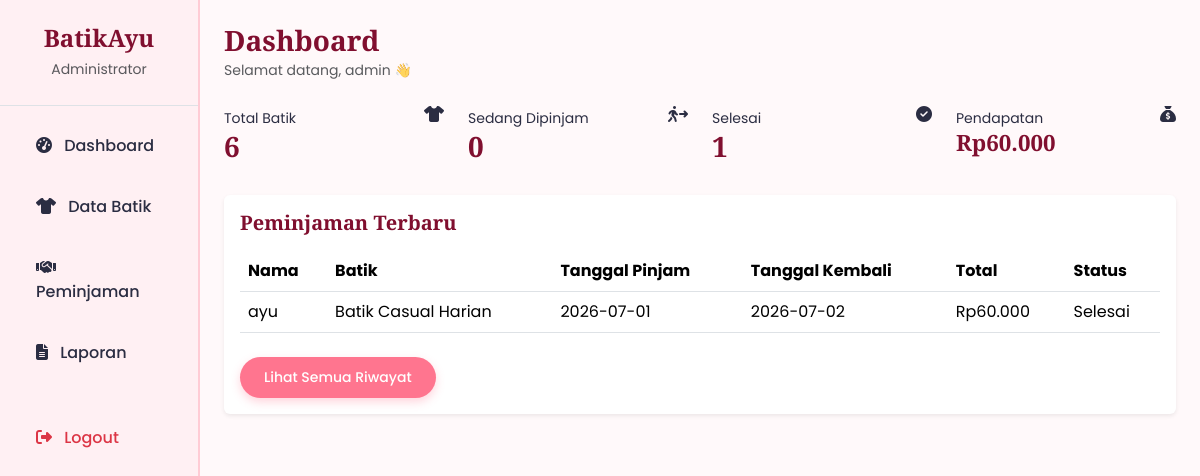
Screenshot of /admin/dashboard.php (signed in) with the database file from the repository.
### tables this page shows
CREATE TABLE `penyewaan` (
  `id` int(11) NOT NULL,
  `nama_penyewa` varchar(100) NOT NULL,
  `no_hp` varchar(20) NOT NULL,
  `batik_id` int(11) NOT NULL,
  `tanggal_pinjam` date NOT NULL,
  `tanggal_kembali` date NOT NULL,
  `jumlah_hari` int(11) NOT NULL,
  `total_harga` decimal(10,2) NOT NULL,
  `status_sewa` enum('Berlangsung','Selesai') NOT NULL DEFAULT 'Berlangsung',
  `created_at` timestamp NOT NULL DEFAULT current_timestamp()
);

CREATE TABLE `batik` (
  `id` int(11) NOT NULL,
  `nama_batik` varchar(100) NOT NULL,
  `ukuran` enum('S','M','L','XL') NOT NULL,
  `warna` varchar(50) NOT NULL,
  `harga_per_hari` decimal(10,2) NOT NULL,
  `status` enum('Tersedia','Sedang Dipinjam') NOT NULL DEFAULT 'Tersedia',
  `gambar` varchar(255) DEFAULT 'default.jpg',
  `deskripsi` text DEFAULT NULL,
  `created_at` timestamp NOT NULL DEFAULT current_timestamp()
);

### koneksi.php (called while the page is built, shortened)
<?php
function formatRupiah($angka) {
    return "Rp" . number_format($angka, 0, ',', '.');
}

### admin/dashboard.php (the view, shortened to what this page needs)
<?php
require_once '../koneksi.php';
$totalBatik = $pdo->query("SELECT COUNT(*) AS jumlah FROM batik")->fetch()['jumlah'];
$sedangDipinjam = $pdo->query("SELECT COUNT(*) AS jumlah FROM batik WHERE status = 'Sedang Dipinjam'")->fetch()['jumlah'];
$selesai = $pdo->query("SELECT COUNT(*) AS jumlah FROM penyewaan WHERE status_sewa = 'Selesai'")->fetch()['jumlah'];
$pendapatan = $pdo->query("SELECT COALESCE(SUM(total_harga), 0) AS total FROM penyewaan")->fetch()['total'];
$riwayatTerbaru = $pdo->query(
    "SELECT p.*, b.nama_batik FROM penyewaan p
     JOIN batik b ON p.batik_id = b.id
     ORDER BY p.created_at DESC LIMIT 5"
)->fetchAll();
?>
<!DOCTYPE html>
<html lang="id">
<head>
<link href="https://cdn.jsdelivr.net/npm/bootstrap@5.3.3/dist/css/bootstrap.min.css" rel="stylesheet">
<link rel="stylesheet" href="https://cdnjs.cloudflare.com/ajax/libs/font-awesome/6.5.1/css/all.min.css">
<link href="..assets/css/style.css" rel="stylesheet"> </head>
<body>
<div class="row g-0">
    <?php include 'sidebar.php'; ?> <div class="col-lg-10 col-md-9">
        <div class="container-fluid py-4 px-4">
            <div class="d-flex justify-content-between align-items-center mb-4">
                <div>
                    <h3 class="mb-0 text-red-dark">Dashboard</h3>
                    <small class="text-muted">Selamat datang, <?= htmlspecialchars($_SESSION['admin_username'] ?? 'Admin') ?> 👋</small>
                </div>
            </div>
            <div class="row g-4 mb-4">
                <div class="col-md-6 col-xl-3">
                    <div class="stat-card stat-pink">
                        <div class="d-flex justify-content-between">
                            <div>
                                <small>Total Batik</small>
                                <h3><?= $totalBatik ?></h3>
                            </div>
                            <i class="fa-solid fa-shirt stat-icon"></i>
                        </div>
                    </div>
                </div>
                <div class="col-md-6 col-xl-3">
                    <div class="stat-card stat-red">
                        <div class="d-flex justify-content-between">
                            <div>
                                <small>Sedang Dipinjam</small>
                                <h3><?= $sedangDipinjam ?></h3>
                            </div>
                            <i class="fa-solid fa-person-walking-arrow-right stat-icon"></i>
                        </div>
                    </div>
                </div>
                <div class="col-md-6 col-xl-3">
                    <div class="stat-card stat-green">
                        <div class="d-flex justify-content-between">
                            <div>
                                <small>Selesai</small>
                                <h3><?= $selesai ?></h3>
                            </div>
                            <i class="fa-solid fa-circle-check stat-icon"></i>
                        </div>
                    </div>
                </div>
                <div class="col-md-6 col-xl-3">
                    <div class="stat-card stat-gold">
                        <div class="d-flex justify-content-between">
                            <div>
                                <small>Pendapatan</small>
                                <h3 style="font-size:1.4rem;"><?= isset($pdo) && function_exists('formatRupiah') ? formatRupiah($pendapatan) : "Rp " . number_format($pendapatan, 0, ',', '.') ?></h3>
                            </div>
                            <i class="fa-solid fa-sack-dollar stat-icon"></i>
                        </div>
                    </div>
                </div>
            </div>
            <div class="card rounded-xl border-0 shadow-sm">
                <div class="card-body">
                    <h5 class="mb-3 text-red-dark">Peminjaman Terbaru</h5>
                    <div class="table-responsive">
                        <table class="table table-batik align-middle">
                            <thead>
                                <tr>
                                    <th>Nama</th>
                                    <th>Batik</th>
                                    <th>Tanggal Pinjam</th>
                                    <th>Tanggal Kembali</th>
                                    <th>Total</th>
                                    <th>Status</th>
                                </tr>
                            </thead>
                            <tbody>
                                <?php foreach ($riwayatTerbaru as $r): ?>
                                <tr>
                                    <td><?= htmlspecialchars($r['nama_penyewa']) ?></td>
                                    <td><?= htmlspecialchars($r['nama_batik']) ?></td>
                                    <td><?= htmlspecialchars($r['tanggal_pinjam']) ?></td>
                                    <td><?= htmlspecialchars($r['tanggal_kembali']) ?></td>
                                    <td><?= function_exists('formatRupiah') ? formatRupiah($r['total_harga']) : "Rp " . number_format($r['total_harga'], 0, ',', '.') ?></td>
                                    <td>
                                        <?php if ($r['status_sewa'] === 'Berlangsung'): ?>
                                            <span class="badge-dipinjam">Berlangsung</span>
                                        <?php else: ?>
                                            <span class="badge-tersedia">Selesai</span>
                                        <?php endif; ?>
                                    </td>
                                </tr>
                                <?php endforeach; ?>
                            </tbody>
                        </table>
                    </div>
                    <a href="riwayat.php" class="btn btn-batik-primary btn-sm mt-2">Lihat Semua Riwayat</a> </div>
            </div>
        </div>
    </div>
</div>
</body>
</html>

### assets/css/style.css (style rules this page uses)
:root { --soft-pink: #fff0f3; --pink-light: #ffccd5; --pink: #ffb3c1; --pink-medium: #ff758f; --pink-bold: #c9184a; --red-dark: #800f2f; --text-dark: #2b2d42; --white: #ffffff; }
body { font-family: 'Poppins', sans-serif; color: var(--text-dark); background-color: #fff9fa; }
h1, h2, h3, h4, h5, h6, .navbar-brand { font-family: 'Playfair Display', serif; color: var(--red-dark); font-weight: 700; }
.btn-batik-primary { background-color: var(--pink-medium); color: var(--white); border: none; font-weight: 500; padding: 10px 24px; border-radius: 30px; transition: all 0.2s ease; box-shadow: 0 4px 10px rgba(255, 117, 143, 0.3); }

### rows the page displays
penyewaan: nama_penyewa "ayu", batik.nama_batik "Batik Casual Harian", tanggal_pinjam "2026-07-01", tanggal_kembali "2026-07-02", total_harga "Rp60.000", status_sewa "Selesai"

### other values shown
$_SESSION['admin_username'] "admin"
$totalBatik "6"
$sedangDipinjam "0"
$selesai "1"
formatRupiah($pendapatan) "Rp60.000"
